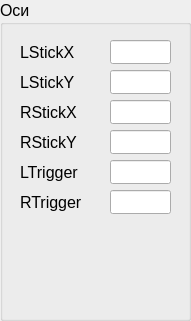
   <widget class="QGroupBox" name="gbAxis">
    <property name="geometry">
     <rect>
      <x>10</x>
      <y>5</y>
      <width>191</width>
      <height>321</height>
     </rect>
    </property>
    <property name="font">
     <font>
      <pointsize>12</pointsize>
     </font>
    </property>
    <property name="title">
     <string>Оси</string>
    </property>
    <widget class="QLineEdit" name="edLStickX">
     <property name="geometry">
      <rect>
       <x>110</x>
       <y>40</y>
       <width>61</width>
       <height>24</height>
      </rect>
     </property>
     <property name="font">
      <font>
       <pointsize>12</pointsize>
      </font>
     </property>
     <property name="alignment">
      <set>Qt::AlignRight|Qt::AlignTrailing|Qt::AlignVCenter</set>
     </property>
    </widget>
    <widget class="QLabel" name="lbLStickX">
     <property name="geometry">
      <rect>
       <x>20</x>
       <y>40</y>
       <width>71</width>
       <height>24</height>
      </rect>
     </property>
     <property name="font">
      <font>
       <pointsize>12</pointsize>
      </font>
     </property>
     <property name="text">
      <string>LStickX</string>
     </property>
    </widget>
    <widget class="QLineEdit" name="edLStickY">
     <property name="geometry">
      <rect>
       <x>110</x>
       <y>70</y>
       <width>61</width>
       <height>24</height>
      </rect>
     </property>
     <property name="font">
      <font>
       <pointsize>12</pointsize>
      </font>
     </property>
     <property name="alignment">
      <set>Qt::AlignRight|Qt::AlignTrailing|Qt::AlignVCenter</set>
     </property>
    </widget>
    <widget class="QLabel" name="lbLStickY">
     <property name="geometry">
      <rect>
       <x>20</x>
       <y>70</y>
       <width>71</width>
       <height>24</height>
      </rect>
     </property>
     <property name="font">
      <font>
       <pointsize>12</pointsize>
      </font>
     </property>
     <property name="text">
      <string>LStickY</string>
     </property>
    </widget>
    <widget class="QLabel" name="lbRStickX">
     <property name="geometry">
      <rect>
       <x>20</x>
       <y>100</y>
       <width>71</width>
       <height>24</height>
      </rect>
     </property>
     <property name="font">
      <font>
       <pointsize>12</pointsize>
      </font>
     </property>
     <property name="text">
      <string>RStickX</string>
     </property>
    </widget>
    <widget class="QLineEdit" name="edRStickX">
     <property name="geometry">
      <rect>
       <x>110</x>
       <y>100</y>
       <width>61</width>
       <height>24</height>
      </rect>
     </property>
     <property name="font">
      <font>
       <pointsize>12</pointsize>
      </font>
     </property>
     <property name="alignment">
      <set>Qt::AlignRight|Qt::AlignTrailing|Qt::AlignVCenter</set>
     </property>
    </widget>
    <widget class="QLabel" name="lbRStickY">
     <property name="geometry">
      <rect>
       <x>20</x>
       <y>130</y>
       <width>71</width>
       <height>24</height>
      </rect>
     </property>
     <property name="font">
      <font>
       <pointsize>12</pointsize>
      </font>
     </property>
     <property name="text">
      <string>RStickY</string>
     </property>
    </widget>
    <widget class="QLineEdit" name="edRStickY">
     <property name="geometry">
      <rect>
       <x>110</x>
       <y>130</y>
       <width>61</width>
       <height>24</height>
      </rect>
     </property>
     <property name="font">
      <font>
       <pointsize>12</pointsize>
      </font>
     </property>
     <property name="alignment">
      <set>Qt::AlignRight|Qt::AlignTrailing|Qt::AlignVCenter</set>
     </property>
    </widget>
    <widget class="QLabel" name="lbLTrigger">
     <property name="geometry">
      <rect>
       <x>20</x>
       <y>160</y>
       <width>71</width>
       <height>24</height>
      </rect>
     </property>
     <property name="font">
      <font>
       <pointsize>12</pointsize>
      </font>
     </property>
     <property name="text">
      <string>LTrigger</string>
     </property>
    </widget>
    <widget class="QLineEdit" name="edLTrigger">
     <property name="geometry">
      <rect>
       <x>110</x>
       <y>160</y>
       <width>61</width>
       <height>24</height>
      </rect>
     </property>
     <property name="font">
      <font>
       <pointsize>12</pointsize>
      </font>
     </property>
     <property name="alignment">
      <set>Qt::AlignRight|Qt::AlignTrailing|Qt::AlignVCenter</set>
     </property>
    </widget>
    <widget class="QLabel" name="lbRTrigger">
     <property name="geometry">
      <rect>
       <x>20</x>
       <y>190</y>
       <width>71</width>
       <height>24</height>
      </rect>
     </property>
     <property name="font">
      <font>
       <pointsize>12</pointsize>
      </font>
     </property>
     <property name="text">
      <string>RTrigger</string>
     </property>
    </widget>
    <widget class="QLineEdit" name="edRTrigger">
     <property name="geometry">
      <rect>
       <x>110</x>
       <y>190</y>
       <width>61</width>
       <height>24</height>
      </rect>
     </property>
     <property name="font">
      <font>
       <pointsize>12</pointsize>
      </font>
     </property>
     <property name="alignment">
      <set>Qt::AlignRight|Qt::AlignTrailing|Qt::AlignVCenter</set>
     </property>
    </widget>
    <widget class="QLabel" name="lbGamepad">
     <property name="geometry">
      <rect>
       <x>30</x>
       <y>220</y>
       <width>135</width>
       <height>100</height>
      </rect>
     </property>
     <property name="text">
      <string/>
     </property>
     <property name="pixmap">
      <pixmap resource="resource.qrc">:/logo/img/gamepad.png</pixmap>
     </property>
     <property name="scaledContents">
      <bool>true</bool>
     </property>
    </widget>
   </widget>
